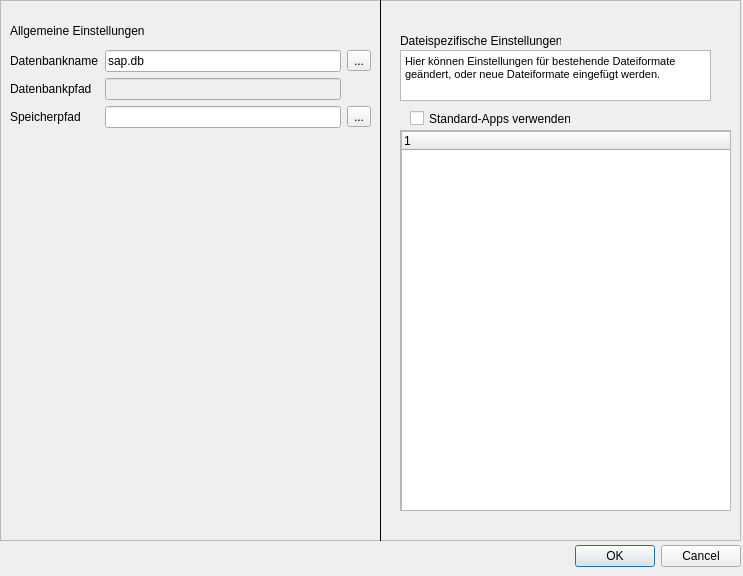
<?xml version="1.0" encoding="UTF-8"?>
<ui version="4.0">
 <class>Dialog</class>
 <widget class="QDialog" name="Dialog">
  <property name="geometry">
   <rect>
    <x>0</x>
    <y>0</y>
    <width>743</width>
    <height>576</height>
   </rect>
  </property>
  <property name="windowTitle">
   <string>Dialog</string>
  </property>
  <widget class="QDialogButtonBox" name="buttonBox">
   <property name="geometry">
    <rect>
     <x>120</x>
     <y>540</y>
     <width>621</width>
     <height>32</height>
    </rect>
   </property>
   <property name="orientation">
    <enum>Qt::Horizontal</enum>
   </property>
   <property name="standardButtons">
    <set>QDialogButtonBox::Cancel|QDialogButtonBox::Ok</set>
   </property>
  </widget>
  <widget class="QFrame" name="frame">
   <property name="geometry">
    <rect>
     <x>0</x>
     <y>0</y>
     <width>741</width>
     <height>541</height>
    </rect>
   </property>
   <property name="frameShape">
    <enum>QFrame::StyledPanel</enum>
   </property>
   <property name="frameShadow">
    <enum>QFrame::Raised</enum>
   </property>
   <widget class="QLabel" name="label">
    <property name="geometry">
     <rect>
      <x>400</x>
      <y>30</y>
      <width>161</width>
      <height>21</height>
     </rect>
    </property>
    <property name="text">
     <string>Dateispezifische Einstellungen</string>
    </property>
   </widget>
   <widget class="Line" name="line">
    <property name="geometry">
     <rect>
      <x>370</x>
      <y>0</y>
      <width>20</width>
      <height>541</height>
     </rect>
    </property>
    <property name="frameShadow">
     <enum>QFrame::Plain</enum>
    </property>
    <property name="lineWidth">
     <number>1</number>
    </property>
    <property name="midLineWidth">
     <number>0</number>
    </property>
    <property name="orientation">
     <enum>Qt::Vertical</enum>
    </property>
   </widget>
   <widget class="QTextBrowser" name="textBrowser">
    <property name="geometry">
     <rect>
      <x>400</x>
      <y>50</y>
      <width>311</width>
      <height>51</height>
     </rect>
    </property>
    <property name="focusPolicy">
     <enum>Qt::NoFocus</enum>
    </property>
    <property name="inputMethodHints">
     <set>Qt::ImhNone</set>
    </property>
    <property name="html">
     <string>&lt;!DOCTYPE HTML PUBLIC &quot;-//W3C//DTD HTML 4.0//EN&quot; &quot;http://www.w3.org/TR/REC-html40/strict.dtd&quot;&gt;
&lt;html&gt;&lt;head&gt;&lt;meta name=&quot;qrichtext&quot; content=&quot;1&quot; /&gt;&lt;style type=&quot;text/css&quot;&gt;
p, li { white-space: pre-wrap; }
&lt;/style&gt;&lt;/head&gt;&lt;body style=&quot; font-family:'MS Shell Dlg 2'; font-size:8.25pt; font-weight:400; font-style:normal;&quot;&gt;
&lt;p style=&quot; margin-top:0px; margin-bottom:0px; margin-left:0px; margin-right:0px; -qt-block-indent:0; text-indent:0px;&quot;&gt;Hier können Einstellungen für bestehende Dateiformate geändert, oder neue Dateiformate eingefügt werden.&lt;/p&gt;&lt;/body&gt;&lt;/html&gt;</string>
    </property>
   </widget>
   <widget class="QLabel" name="label_2">
    <property name="geometry">
     <rect>
      <x>10</x>
      <y>20</y>
      <width>161</width>
      <height>21</height>
     </rect>
    </property>
    <property name="text">
     <string>Allgemeine Einstellungen</string>
    </property>
   </widget>
   <widget class="QCheckBox" name="os_apps">
    <property name="geometry">
     <rect>
      <x>410</x>
      <y>110</y>
      <width>161</width>
      <height>17</height>
     </rect>
    </property>
    <property name="toolTip">
     <string>Verwendet im Betriebssystem festgelegte Anwendungen um Dateien zu öffnen</string>
    </property>
    <property name="text">
     <string>Standard-Apps verwenden</string>
    </property>
   </widget>
   <widget class="QWidget" name="formLayoutWidget">
    <property name="geometry">
     <rect>
      <x>10</x>
      <y>50</y>
      <width>361</width>
      <height>491</height>
     </rect>
    </property>
    <layout class="QGridLayout" name="gridLayout">
     <item row="0" column="0">
      <widget class="QLabel" name="label_3">
       <property name="toolTip">
        <string>&lt;html&gt;&lt;head/&gt;&lt;body&gt;&lt;p&gt;Name der Datenbank, welche verwendet werden soll. &lt;span style=&quot; font-weight:600;&quot;&gt;Muss&lt;/span&gt; auf .db enden&lt;/p&gt;&lt;/body&gt;&lt;/html&gt;</string>
       </property>
       <property name="text">
        <string>Datenbankname</string>
       </property>
       <property name="buddy">
        <cstring>db_name</cstring>
       </property>
      </widget>
     </item>
     <item row="2" column="0">
      <widget class="QLabel" name="label_5">
       <property name="toolTip">
        <string>Pfad, an dem heruntergeladene Dateien gespeichert werden sollen</string>
       </property>
       <property name="text">
        <string>Speicherpfad</string>
       </property>
       <property name="buddy">
        <cstring>save_path</cstring>
       </property>
      </widget>
     </item>
     <item row="1" column="1">
      <widget class="QLineEdit" name="db_path">
       <property name="enabled">
        <bool>false</bool>
       </property>
      </widget>
     </item>
     <item row="2" column="1">
      <widget class="QLineEdit" name="save_path"/>
     </item>
     <item row="1" column="0">
      <widget class="QLabel" name="label_4">
       <property name="text">
        <string>Datenbankpfad</string>
       </property>
       <property name="buddy">
        <cstring>db_path</cstring>
       </property>
      </widget>
     </item>
     <item row="0" column="1">
      <widget class="QLineEdit" name="db_name">
       <property name="text">
        <string>sap.db</string>
       </property>
      </widget>
     </item>
     <item row="2" column="2">
      <widget class="QToolButton" name="tb_set_save_path">
       <property name="text">
        <string>...</string>
       </property>
      </widget>
     </item>
     <item row="3" column="1">
      <spacer name="verticalSpacer">
       <property name="orientation">
        <enum>Qt::Vertical</enum>
       </property>
       <property name="sizeHint" stdset="0">
        <size>
         <width>20</width>
         <height>40</height>
        </size>
       </property>
      </spacer>
     </item>
     <item row="0" column="2">
      <widget class="QToolButton" name="tb_select_db">
       <property name="text">
        <string>...</string>
       </property>
      </widget>
     </item>
    </layout>
   </widget>
   <widget class="QScrollArea" name="scrollArea">
    <property name="geometry">
     <rect>
      <x>400</x>
      <y>130</y>
      <width>331</width>
      <height>381</height>
     </rect>
    </property>
    <property name="widgetResizable">
     <bool>true</bool>
    </property>
    <widget class="QWidget" name="scrollAreaWidgetContents">
     <property name="geometry">
      <rect>
       <x>0</x>
       <y>0</y>
       <width>329</width>
       <height>379</height>
      </rect>
     </property>
     <widget class="QTreeWidget" name="treeWidget">
      <property name="geometry">
       <rect>
        <x>0</x>
        <y>0</y>
        <width>331</width>
        <height>381</height>
       </rect>
      </property>
      <property name="contextMenuPolicy">
       <enum>Qt::ActionsContextMenu</enum>
      </property>
     </widget>
    </widget>
   </widget>
  </widget>
 </widget>
 <tabstops>
  <tabstop>db_name</tabstop>
  <tabstop>db_path</tabstop>
  <tabstop>save_path</tabstop>
  <tabstop>os_apps</tabstop>
  <tabstop>textBrowser</tabstop>
 </tabstops>
 <resources>
  <include location="../resources.qrc"/>
 </resources>
 <connections>
  <connection>
   <sender>buttonBox</sender>
   <signal>accepted()</signal>
   <receiver>Dialog</receiver>
   <slot>accept()</slot>
   <hints>
    <hint type="sourcelabel">
     <x>358</x>
     <y>540</y>
    </hint>
    <hint type="destinationlabel">
     <x>157</x>
     <y>274</y>
    </hint>
   </hints>
  </connection>
  <connection>
   <sender>buttonBox</sender>
   <signal>rejected()</signal>
   <receiver>Dialog</receiver>
   <slot>reject()</slot>
   <hints>
    <hint type="sourcelabel">
     <x>426</x>
     <y>540</y>
    </hint>
    <hint type="destinationlabel">
     <x>286</x>
     <y>274</y>
    </hint>
   </hints>
  </connection>
 </connections>
</ui>
